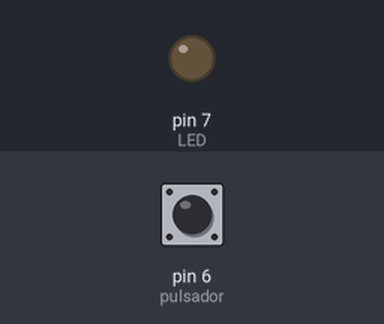
This sketch was run on a simulated Arduino Uno, built with avr-gcc and run on an emulated ATmega328P. On the bench: output pins drawn as LEDs (lit = HIGH). The test bench sets the inputs (shaded band); at power-on: pin 6 (pulsador) LOW.

Above: at 1.2 s.
1.3 s: pin 6 (pulsador) pulled HIGH for 0.15 s
At 1.37 s:
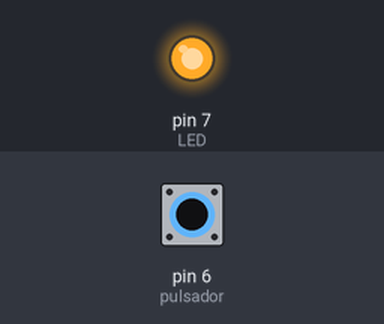
2.9 s: pin 6 (pulsador) pulled HIGH for 3.2 s
At 6.8 s:
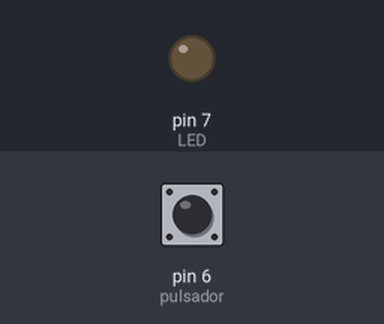
Timing chart, 0 to 8.3 s (numbered marks = the images above; inputs shaded):
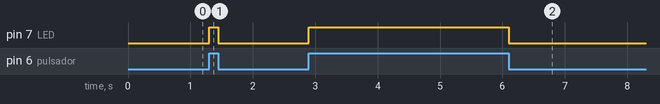

Measured:
- after the input at 1.3 s, pin 7 (LED): LOW → HIGH at once, → LOW 0.15 s later
- after the input at 2.9 s, pin 7 (LED): LOW → HIGH at once, → LOW 3.2 s later

The sketch:

4pulsador_si_pulsa_enciende.ino
```cpp
/* Pulsador se enciende solo cuando se pulsa*/
int pulsador=6; //el 6 es el pin y pulsador se llamará
int valorpulsador=0; //se declara una variable para el estado del pulsador
int LED=7; //se declara una variable al pin del led

void setup()
{
  pinMode(6, INPUT); //para que sea de entrada
  pinMode(7, OUTPUT); //la salida del led
  digitalWrite(7, LOW); //empieza apagado
}

  void loop()
  {
    valorpulsador=digitalRead(pulsador); //para leer el valor del pulsador
   if(valorpulsador==HIGH) //si el valor del pulsador se enciende
   {
      digitalWrite(LED,HIGH); //el led se enciende
   }
   else
   {
      digitalWrite(LED,LOW); //se apaga
   }
   }
```
